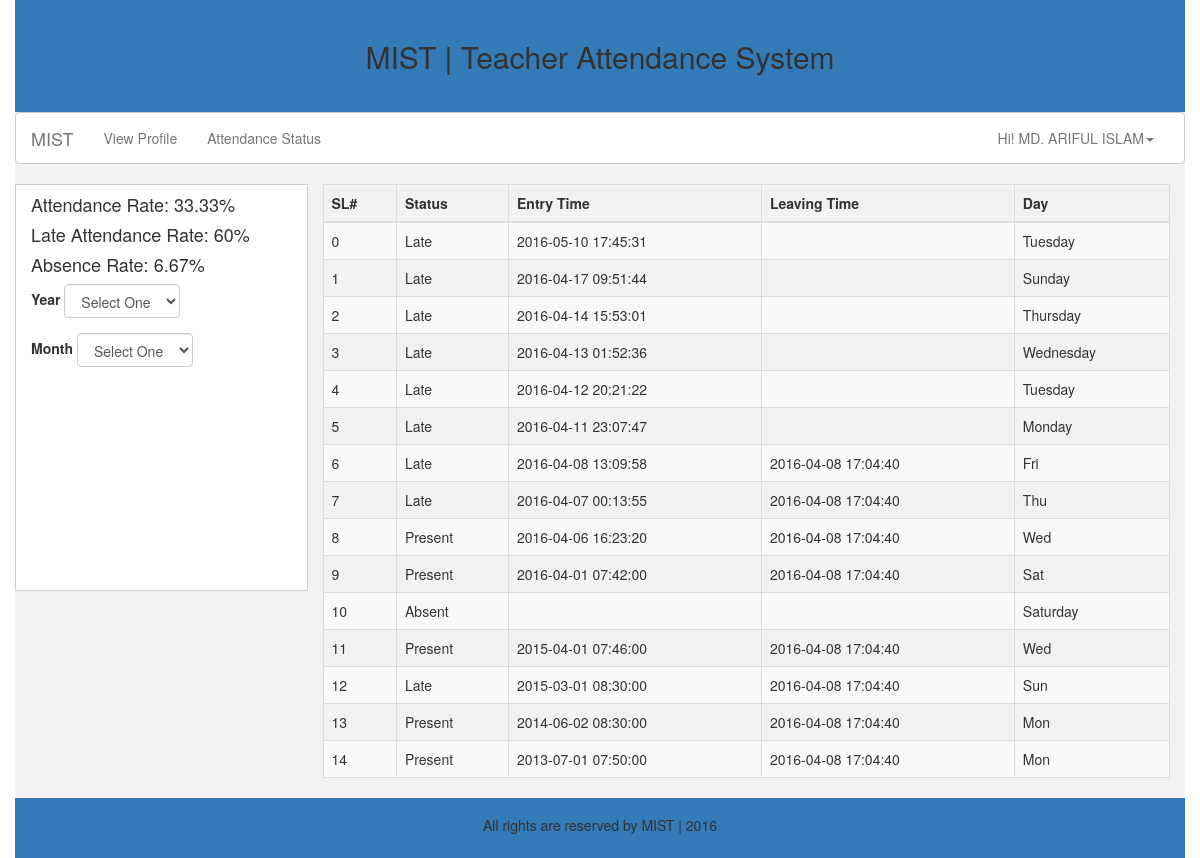
Page /attendStatus.php (signed in) on the committed database.
### tables this page shows
CREATE TABLE IF NOT EXISTS `attendanceinfo` (
  `slNo` int(11) NOT NULL,
  `userID` varchar(12) NOT NULL,
  `status` varchar(7) NOT NULL,
  `entryTime` datetime DEFAULT NULL,
  `leaveTime` datetime DEFAULT NULL,
  `dates` varchar(10) NOT NULL,
  `years` varchar(4) NOT NULL,
  `months` varchar(8) NOT NULL,
  `days` varchar(9) NOT NULL,
  `times` time DEFAULT NULL
);

### attendStatus.php (the view, shortened to what this page needs)
<?php
include 'php/connection.php';
$countArrayStatus = $countArrayControl = 0;
$statusDataTable = array();
$statusRate = array();
$presentRate = 0;
$lateRate = 0;
$absentRate = 0;
if(isset($_SESSION['userID'])){
    if(!empty($_SESSION['userID'])){
        $userID = $_SESSION['userID'];
        $cmd = mysqli_query($con, "SELECT status, entryTime, leaveTime, days FROM attendanceinfo WHERE userID='$userID' ORDER BY dates DESC, months DESC, years DESC");
        while($statusData = mysqli_fetch_row($cmd)){
            $statusDataTable[] = $statusData;
        }
        $countArrayStatus = count(array_filter($statusDataTable));
        $cmd = mysqli_query($con, "SELECT status FROM `attendanceinfo` WHERE userID='$userID' ORDER BY status DESC");
        $countPresent = 0;
        $countLate = 0;
        $countAbsent = 0;
        while($statsusData = mysqli_fetch_array($cmd)){
            $statusRate[] = $statsusData['status'];
        }
        for ($i=0; $i<count($statusRate,0); $i++){
            if($statusRate[$i] == "Present"){
                $countPresent++;
            }
            if($statusRate[$i] == "Late"){
                $countLate++;
            }
            if($statusRate[$i] == "Absent"){
                $countAbsent++;
            }
        }
        $total = $countPresent + $countLate + $countAbsent;
        $presentRate = round(($countPresent * 100) / $total, 2);
        $lateRate = round(($countLate * 100) / $total, 2);
        $absentRate = round(($countAbsent * 100) / $total, 2);
    }
}
else{
    header('Location: login.php');
}
?>
<?php
    include_once 'php/header.php';
    include_once 'php/navigationAfter.php';
?>
    <div class="row" id="attendanceStatusContent">
        <div class="col-md-3" id="sidebar">
            <h4 id="attendanceRate">Attendance Rate: <?php echo $presentRate?>%</h4>
            <h4 id="lateAttendanceRate">Late Attendance Rate: <?php echo $lateRate?>%</h4>
            <h4 id="absenceRate">Absence Rate: <?php echo $absentRate?>%</h4>
            <div class="form-group form-inline">
                <label for="byYear">Year</label>
                <select name="byYear" id="byYear" class="form-control">
                    <option value="">Select One</option>
                </select>
            </div>
            <div class="form-group form-inline">
                <label for="byMonth">Month</label>
                <select name="byMonth" id="byMonth" class="form-control">
                    <option value="">Select One</option>
                </select>
            </div>
        </div>
        <div class="col-md-9">
            <table class="table table-striped table-hover table-bordered">
                <thead>
                    <tr>
                        <th>SL#</th>
                        <th>Status</th>
                        <th>Entry Time</th>
                        <th>Leaving Time</th>
                        <th>Day</th>
                    </tr>
                </thead>
                <tbody id="tablesRow">
                    <?php
                        for($i=0; $i<$countArrayStatus; $i++){
                            echo "<tr>";
                            echo "<td>$i</td>";
                            for($j=0; $j<4; $j++){
                                echo "<td>".$statusDataTable[$i][$j]."</td>";
                            }
                            echo "</tr>";
                        }
                    ?>
                </tbody>
            </table>
        </div>
    </div>
<?php include_once'php/footer.php';?>

### php/header.php (shortened to what this page needs)
<!DOCTYPE html>
<html lang="en">
	<head>
		<link rel="stylesheet" href="css/bootstrap.min.css" type="text/css">
		<link rel="stylesheet" href="css/custom.css" type="text/css">
		<link rel="stylesheet" href="css/loaders.min.css" type="text/css">
	</head>
	<body>
		<div class="container" id="wrap">
			<div class="row">
				<div class="col-md-12" id="header">
					<div class="page-header">
						<h2 id="headerText">MIST | Teacher Attendance System</h2>
					</div>
				</div>
			</div>

### php/navigationAfter.php (shortened to what this page needs)
<?php
    if(isset($_SESSION["userFullName"])){
        $fullName = $_SESSION["userFullName"];
    }
?>
<div class="row">
    <nav class="navbar navbar-default">
        <div class="container-fluid">
            <div class="navbar-header">
                <a class="navbar-brand" href="#">MIST</a>
            </div>
            <div class="collapse navbar-collapse" id="navbar-collapse">
                <ul class="nav navbar-nav">
                    <li id="viewProfile"><a href="viewProfile.php">View Profile</a></li>
                    <li id="attendStatus"><a href="attendStatus.php">Attendance Status</a></li>
                </ul>
                <ul class="nav navbar-nav navbar-right">
                    <li class="dropdown">
                        <a href="#" class="dropdown-toggle" data-toggle="dropdown" role="button" aria-haspopup="true" aria-expanded="false">Hi! <?php echo $fullName;?><span class="caret"></span></a>
                    </li>
                </ul>
            </div>
        </div>
    </nav>
</div>

### php/footer.php (shortened to what this page needs)
	<div id="push"></div>
</div>
		<div id="footer">
			<div class="container" id="footerBody">
				<h5 id="footerText">All rights are reserved by MIST | 2016</h5>
			</div>
		</div>
	</body>
</html>

### css/custom.css (style rules this page uses)
html,body { height: 100%; min-height:100%; }
.page-header { border-bottom: none; }
#header, #footerBody { background-color: #337ab7; }
#headerText { text-align: center; }
.navbar-default { background-color: #FFFFFF; border-color: #CCCCCC; }
#wrap { min-height: 100%; height: auto !important; margin: 0 auto -60px; background-color: #f2f2f2; }
#push, #footer, #footerBody { height: 60px; }
#footerText { line-height: 35px; text-align: center; }
#sidebar { background-color: #fff; border: 1px solid transparent; border-color: #CCCCCC; height: 407px; }

### rows in the picture
attendanceinfo: status "Late", entryTime "2016-05-10 17:45:31", days "Tuesday"
attendanceinfo: status "Late", entryTime "2016-04-17 09:51:44", days "Sunday"
attendanceinfo: status "Late", entryTime "2016-04-14 15:53:01", days "Thursday"
attendanceinfo: status "Late", entryTime "2016-04-13 01:52:36", days "Wednesday"
attendanceinfo: status "Late", entryTime "2016-04-12 20:21:22", days "Tuesday"
attendanceinfo: status "Late", entryTime "2016-04-11 23:07:47", days "Monday"
attendanceinfo: status "Late", entryTime "2016-04-08 13:09:58", leaveTime "2016-04-08 17:04:40", days "Fri"
attendanceinfo: status "Late", entryTime "2016-04-07 00:13:55", leaveTime "2016-04-08 17:04:40", days "Thu"
attendanceinfo: status "Present", entryTime "2016-04-06 16:23:20", leaveTime "2016-04-08 17:04:40", days "Wed"
attendanceinfo: status "Present", entryTime "2016-04-01 07:42:00", leaveTime "2016-04-08 17:04:40", days "Sat"
attendanceinfo: status "Absent", days "Saturday"
attendanceinfo: status "Present", entryTime "2015-04-01 07:46:00", leaveTime "2016-04-08 17:04:40", days "Wed"
attendanceinfo: status "Late", entryTime "2015-03-01 08:30:00", leaveTime "2016-04-08 17:04:40", days "Sun"
attendanceinfo: status "Present", entryTime "2014-06-02 08:30:00", leaveTime "2016-04-08 17:04:40", days "Mon"
attendanceinfo: status "Present", entryTime "2013-07-01 07:50:00", leaveTime "2016-04-08 17:04:40", days "Mon"

### other values in the picture
$fullName "MD. ARIFUL ISLAM"
$presentRate "33.33"
$lateRate "60"
$absentRate "6.67"
